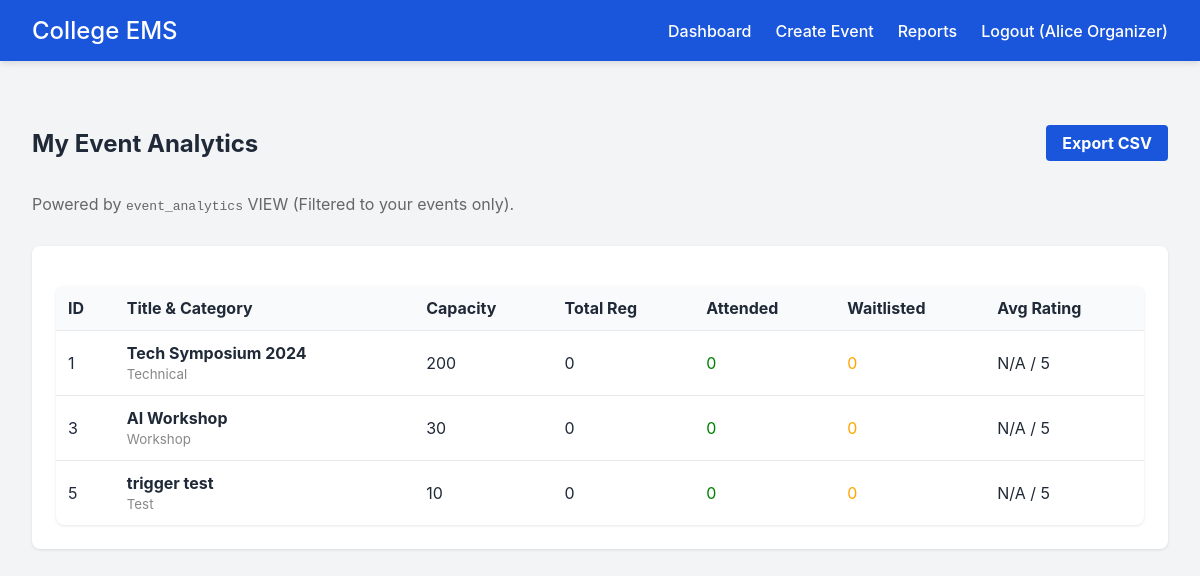
Screenshot of /organizer/reports (signed in) with the database file from the repository.
### tables this page shows
CREATE TABLE users (
    id INTEGER PRIMARY KEY AUTOINCREMENT,
    name TEXT NOT NULL,
    email TEXT UNIQUE NOT NULL,
    password_hash TEXT NOT NULL,
    role TEXT NOT NULL,
    department TEXT,
    phone TEXT,
    created_at TIMESTAMP DEFAULT CURRENT_TIMESTAMP
);

CREATE TABLE events (
    id INTEGER PRIMARY KEY AUTOINCREMENT,
    title TEXT NOT NULL,
    description TEXT,
    category TEXT NOT NULL,
    venue TEXT,
    event_date TEXT NOT NULL,
    event_time TEXT NOT NULL,
    registration_deadline TEXT NOT NULL,
    capacity INTEGER NOT NULL,
    organizer_id INTEGER NOT NULL,
    banner_url TEXT,
    status TEXT DEFAULT 'upcoming',
    created_at TIMESTAMP DEFAULT CURRENT_TIMESTAMP, contact_email TEXT, contact_phone TEXT, min_team_size INTEGER DEFAULT 1, max_team_size INTEGER DEFAULT 1,
    FOREIGN KEY (organizer_id) REFERENCES users(id) ON DELETE CASCADE
);

### routes/organizer.py (the view)
@organizer_bp.route('/reports')
@login_required
@organizer_required
def reports():
    from app import get_db
    cursor = get_db().cursor()
    cursor.execute("""
        SELECT v.*
        FROM event_analytics v
        JOIN events e ON v.event_id = e.id
        WHERE e.organizer_id = ?
    """, (current_user.id,))
    analytics = cursor.fetchall()
    return render_template('organizer/reports.html', analytics=analytics)

### app.py (called while the page is built)
def get_db():
    if 'db' not in g:
        g.db = sqlite3.connect(
            Config.SQLITE_DB,
            detect_types=sqlite3.PARSE_DECLTYPES
        )
        g.db.row_factory = sqlite3.Row
        with g.db:
            g.db.execute("PRAGMA foreign_keys = ON;")
    return g.db

### models/user.py (called while the page is built)
def get_user_by_id(user_id):
    from app import get_db
    conn = get_db()
    cursor = conn.cursor()
    cursor.execute("SELECT * FROM users WHERE id = ?", (user_id,))
    row = cursor.fetchone()
    if row: return User(**dict(row))
    return None

### routes/organizer.py (called while the page is built)
def organizer_required(f):
    @wraps(f)
    def decorated_function(*args, **kwargs):
        if not current_user.is_authenticated or current_user.role != 'organizer':
            flash('Organizer access required.', 'error')
            return redirect(url_for('index'))
        return f(*args, **kwargs)
    return decorated_function

### templates/organizer/reports.html (shortened to what this page needs)
{% extends 'base.html' %}
{% block content %}
<div class="header-action" style="display: flex; justify-content: space-between; align-items: center;">
    <h2>My Event Analytics</h2>
    <a href="{{ url_for('organizer.export_reports') }}" class="btn btn-primary">Export CSV</a>
</div>
<p style="color: #666; margin-bottom: 2rem;">Powered by <code>event_analytics</code> VIEW (Filtered to your events only).</p>
<div class="card" style="overflow-x: auto;">
    <table class="data-table" style="width: 100%; border-collapse: collapse;">
        <thead>
            <tr style="background: var(--bg-alt); text-align: left;">
                <th>ID</th>
                <th>Title & Category</th>
                <th>Capacity</th>
                <th>Total Reg</th>
                <th>Attended</th>
                <th>Waitlisted</th>
                <th>Avg Rating</th>
            </tr>
        </thead>
        <tbody>
            {% for row in analytics %}
            <tr style="border-bottom: 1px solid var(--border-color);">
                <td>{{ row['event_id'] }}</td>
                <td><strong>{{ row['title'] }}</strong><br><small style="color: #888;">{{ row['category']|title }}</small></td>
                <td>{{ row['capacity'] }}</td>
                <td>{{ row['total_registrations'] }}</td>
                <td style="color: green;">{{ row['total_attended'] }}</td>
                <td style="color: orange;">{{ row['total_waitlisted'] }}</td>
                <td>{{ "%.1f"|format(row['average_rating']) if row['average_rating'] else 'N/A' }} / 5</td>
            </tr>
            {% else %}
            <tr><td colspan="7">No analytics data available. Create an event first!</td></tr>
            {% endfor %}
        </tbody>
    </table>
</div>
{% endblock %}

### templates/base.html (shortened to what this page needs)
<!DOCTYPE html>
<html lang="en">
<head>
    <link rel="stylesheet" href="{{ url_for('static', filename='css/style.css') }}">
</head>
<body>
    <nav class="navbar">
        <div class="nav-brand"><a href="/">College EMS</a></div>
        <ul class="nav-links">
            {% if current_user.is_authenticated %}
                <li><a href="/">Dashboard</a></li>
                {% if current_user.role == 'organizer' %}
                    <li><a href="{{ url_for('organizer.new_event') }}">Create Event</a></li>
                    <li><a href="{{ url_for('organizer.reports') }}">Reports</a></li>
                {% elif current_user.role == 'admin' %}
                    <li><a href="{{ url_for('admin.users') }}">Users</a></li>
                    <li><a href="{{ url_for('admin.reports') }}">Reports</a></li>
                    <li><a href="{{ url_for('admin.audit_logs') }}">Audit Logs</a></li>
                {% elif current_user.role == 'student' %}
                    <li><a href="{{ url_for('student.events_list') }}">Browse Events</a></li>
                {% endif %}
                <li><a href="{{ url_for('auth.logout') }}">Logout ({{ current_user.name }})</a></li>
            {% else %}
                <li><a href="{{ url_for('auth.login') }}">Login</a></li>
                <li><a href="{{ url_for('auth.register') }}">Register</a></li>
            {% endif %}
        </ul>
    </nav>
    <div class="container msg-container">
    </div>
    <div class="container main-content">
        {% block content %}{% endblock %}
    </div>
</body>
</html>

### static/css/style.css (style rules this page uses)
:root { --primary: #1a56db; --primary-hover: #1e40af; --background: #f3f4f6; --white: #ffffff; --text-main: #1f2937; --text-muted: #6b7280; --border: #e5e7eb; --success: #10b981; --error: #ef4444; }
body { margin: 0; font-family: 'Inter', -apple-system, sans-serif; color: var(--text-main); background: var(--background); }
.navbar { display: flex; justify-content: space-between; align-items: center; background: var(--primary); color: var(--white); padding: 1rem 2rem; box-shadow: 0 4px 6px -1px rgba(0,0,0,0.1); }
.navbar a { color: var(--white); text-decoration: none; font-weight: 500; }
.nav-brand { font-size: 1.5rem; font-weight: bold; }
.nav-links { list-style: none; display: flex; gap: 1.5rem; margin: 0; padding: 0; align-items: center; }
.container { max-width: 1200px; margin: 0 auto; padding: 2rem; }
.msg-container { padding: 1rem 2rem 0; }
.btn { padding: 0.5rem 1rem; border: none; border-radius: 4px; cursor: pointer; text-decoration: none; font-weight: bold; display: inline-block; font-size: 1rem; }
.btn-primary { background: var(--primary); color: var(--white); }
.card { background: var(--white); border-radius: 8px; box-shadow: 0 1px 3px rgba(0,0,0,0.1); padding: 1.5rem; margin-bottom: 1.5rem; }
table { width: 100%; border-collapse: collapse; background: var(--white); border-radius: 8px; overflow: hidden; margin-top: 1rem; box-shadow: 0 1px 3px rgba(0,0,0,0.1); }
th, td { padding: 1rem; text-align: left; border-bottom: 1px solid var(--border); }
th { background: #f9fafb; font-weight: bold; }
tr:last-child td { border-bottom: none; }

### templates/organizer/reports.html (style rules this page uses)
.data-table th, .data-table td { padding: 12px; }

### rows the page displays
users: name "Alice Organizer"
events: event_id "1", title "Tech Symposium 2024", category "Technical", capacity "200", total_registrations "0", total_attended "0", total_waitlisted "0", average_rating "N/A"
events: event_id "3", title "AI Workshop", category "Workshop", capacity "30", total_registrations "0", total_attended "0", total_waitlisted "0", average_rating "N/A"
events: event_id "5", title "trigger test", category "Test", capacity "10", total_registrations "0", total_attended "0", total_waitlisted "0", average_rating "N/A"
